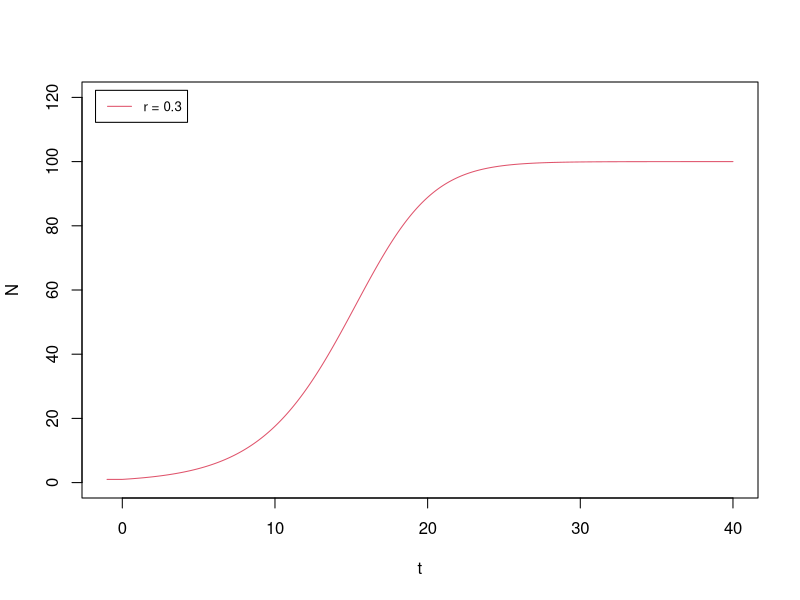
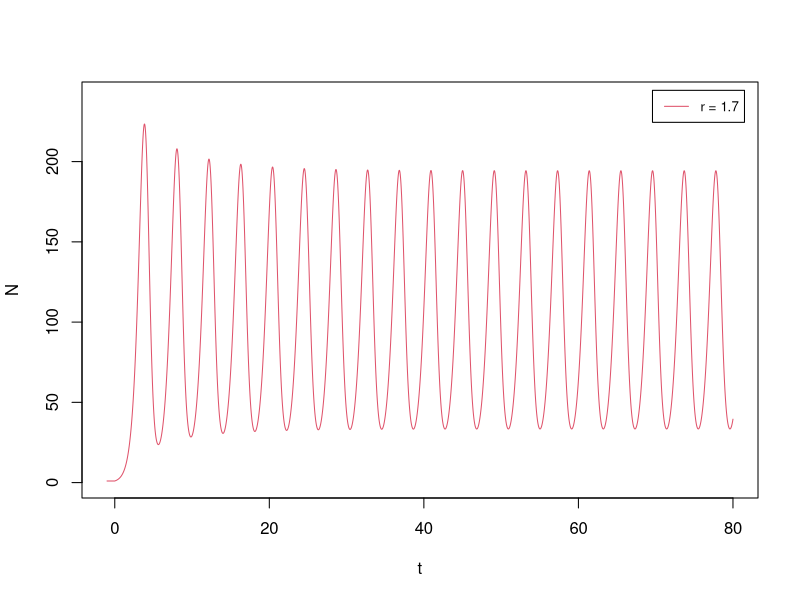
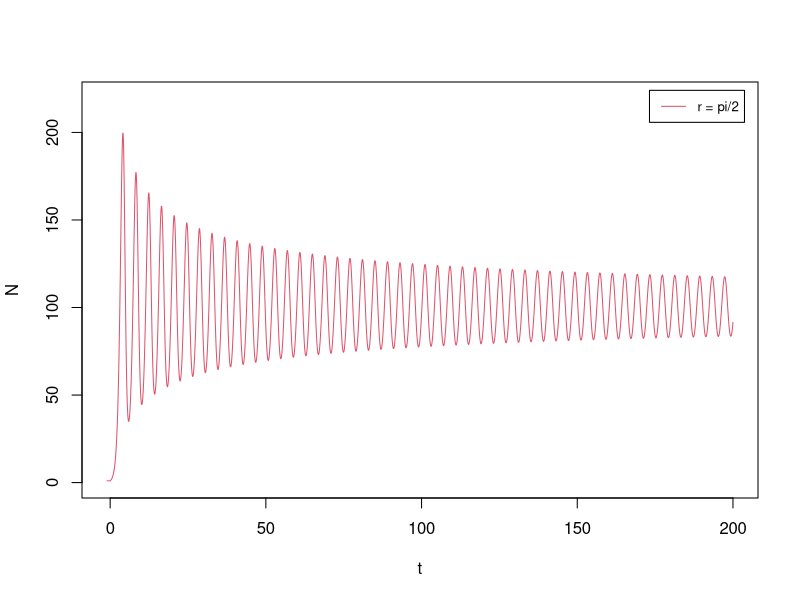
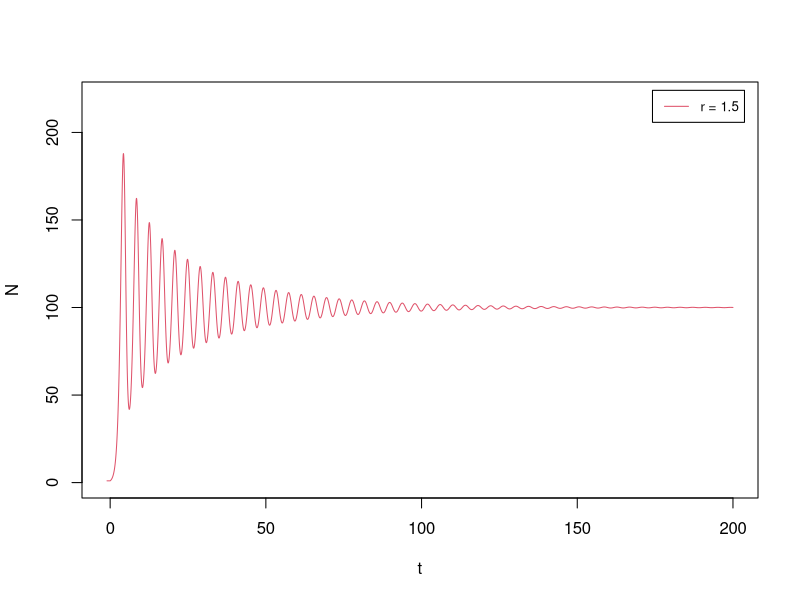
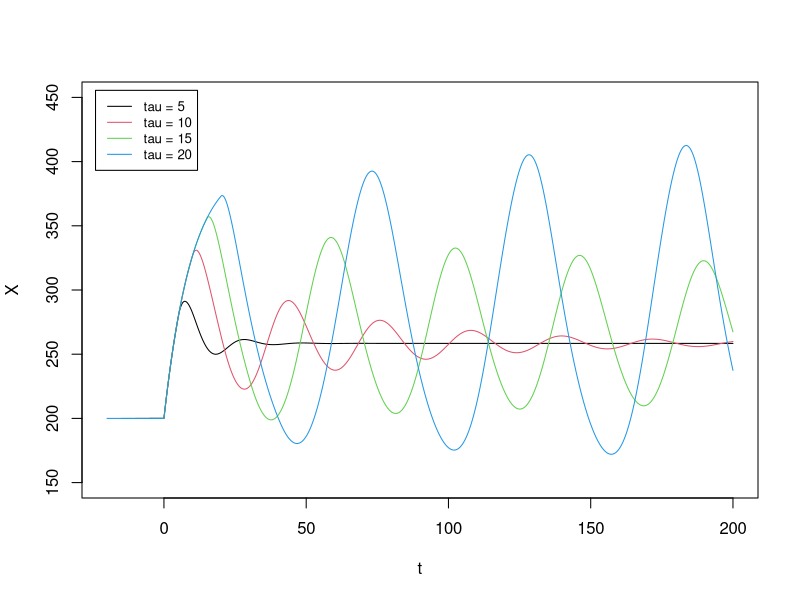
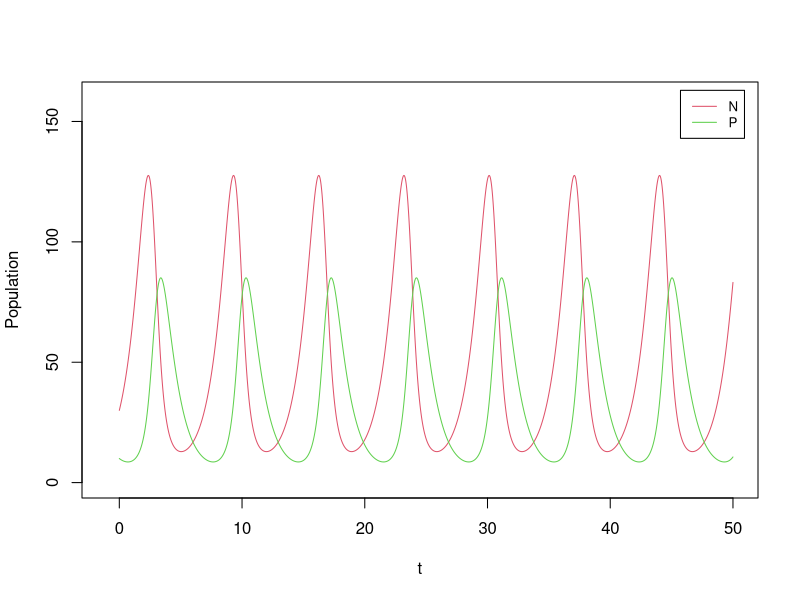
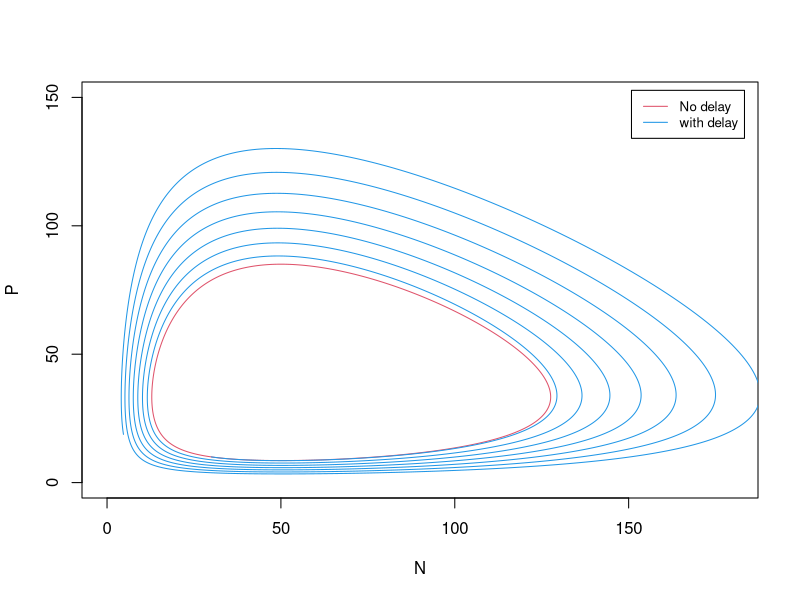

These charts were generated, in order, by the following R code:
## ---- chunk 1
knitr::opts_chunk$set(echo = TRUE)
## ---- chunk 2
# Heun's method for DDEs with a constant time delay
DDE_Heun <- function(derivs, t0, X0, t.total, dt, tau, ...){
  # derivs: the function of the derivatives 
  # t0: initial time
  # X0: initial condition
  # t.total: total simulation time
  # dt: time step size 
  # tau: a constant time delay 
  # (this illustrate will not work for cases using multiple time delays)
  t_all = seq(t0-tau, t.total, by=dt)   # save data for all previous time points too
  n_all = length(t_all)
  X_all = numeric(n_all)
  
  n_delay = as.integer(tau/dt) # number of delay time steps
  X_all[1:(n_delay+1)] = X0   # a constant initial condition between t in [-tau, 0]
  
  for (i in (n_delay+1):(n_all-1)) {
    k1 = dt * derivs(t_all[i],X_all[i],X_all[i-n_delay],...)
    X_all[i+1] = X_all[i] + k1   # X_all_i+1 is first assigned here, so that the function works for tau = 0
    k2 = dt * derivs(t_all[i+1],X_all[i+1], X_all[i+1-n_delay],...)
    X_all[i+1] = X_all[i] + (k1+k2)/2
  }
  return(cbind(t_all, X_all))   # the output is a matrix of t & N(t) for all time steps
}
## ---- chunk 3
# derivative function for delay logistic growth model
# t: time
# N: population size of the current time N(t)
# N_old: population size of the previous time N(t-tau). 
#        We will use the DDE integrator to specify the constant time delay.
# r: parameter, growth rate
# B: parameter, carrying capacity
dN_logistic_delays <- function(t, N, N_old, r, B) {
   return(r*N*(1-N_old/B))
}
## ---- chunk 4
r1 = 0.3
results_4 = DDE_Heun(derivs = dN_logistic_delays, t0 = 0, X0 = 1, t.total = 40, 
                       dt = 0.01, tau = 1, r = r1, B = 100)

plot(results_4[,1], results_4[,2], xlab="t", ylab="N", xlim=c(-1,40), ylim=c(0,120),
     type = "l", col=2)
legend("topleft", inset=0.02, legend = c("r = 0.3"), col=2,lty=1, cex=0.8)
## ---- chunk 5
r2 = 1.7 
results_5 = DDE_Heun(derivs = dN_logistic_delays, t0 = 0, X0 = 1, t.total = 80, 
                       dt = 0.01, tau = 1, r = r2, B = 100)

plot(results_5[,1], results_5[,2], xlab="t", ylab="N", xlim=c(-1,80), ylim=c(0,240),
     type = "l", col=2)
legend("topright", inset=0.02, legend = c("r = 1.7"), col=2,lty=1, cex=0.8)
## ---- chunk 6
r3 = pi/2 
results_6 = DDE_Heun(derivs = dN_logistic_delays, t0 = 0, X0 = 1, t.total = 200, 
                       dt = 0.01, tau = 1, r = r3, B = 100)

plot(results_6[,1], results_6[,2], xlab="t", ylab="N", xlim=c(-1,200), ylim=c(0,220),
     type = "l", col=2)
legend("topright", inset=0.02, legend = c("r = pi/2"), col=2,lty=1, cex=0.8)
## ---- chunk 7
r4 = 1.5
results_7 = DDE_Heun(derivs = dN_logistic_delays, t0 = 0, X0 = 1, t.total = 200, 
                       dt = 0.01, tau = 1, r = r4, B = 100)

plot(results_7[,1], results_7[,2], xlab="t", ylab="N", xlim=c(-1,200), ylim=c(0,220),
     type = "l", col=2)
legend("topright", inset=0.02, legend = c("r = 1.5"), col=2,lty=1, cex=0.8)
## ---- chunk 8
# Definition of the inhibitory Hill function
hill_inh <- function(X,X_th,n) {
  a = (X/X_th)**n
  return(1/(1+a))
}

# DDE derivative function for a one-gene circuit with self-inhibition
# t: current time point
# X: current X level (for t)
# X_old: previous X level (for t - tau)
# g0: parameter, leakage transcriptional rate
# g1: parameter, g0 + g1 is the maximum transcriptional rate
# X_th: parameter, Hill threshold 
# n: parameter, Hill coefficient 
# k: parameter, degradation rate
f_1g_self_inh_delays <- function(t, X, X_old, g0, g1, X_th, n, k) {
   return(g0 + g1 * hill_inh(X_old, X_th, n) - k * X)
}
## ---- chunk 9
plot(NULL, xlab="t", ylab="X",
      xlim=c(-20,200), ylim=c(150,450))

tau_all = seq(5,20,5)
label_all = paste0("tau = ", tau_all)
ntau = length(tau_all)

ind = 1
for(tau in tau_all){
  results = DDE_Heun(derivs = f_1g_self_inh_delays, t0 = 0, X0 = 200, t.total = 200, 
                       dt = 0.01, tau = tau, g0 = 10, g1 = 60, X_th = 200,
                       n = 4, k = 0.1)
  lines(results[,1], results[,2], type = "l", col = ind)
  ind = ind + 1
}
legend("topleft", inset=0.02, legend = label_all,
       col=1:ntau, lty=1, cex=0.8)
## ---- chunk 10
# derivatives of the Lotka-Volterra model with two time delays
# Xs_old inputs the previous system levels
derivs_LV_delays <- function(t, Xs, Xs_old, a, b, c, d) {
  N = Xs[1]
  P = Xs[2]
  N_old = Xs_old[1]
  P_old = Xs_old[2]
  dNdt = N * (a- b*P_old)
  dPdt = P * (c*N_old - d)
  return(c(dNdt, dPdt))
}
## ---- chunk 11
# Heun's method for DDEs with a constant time delay (for a generic multi-variable system)
DDE_Heun_generic <- function(derivs, t0, X0, t.total, dt, tau, ...){
  # derivs: the function of the derivatives 
  # t0: initial time
  # X0: initial condition (vector)
  # t.total: total simulation time
  # dt: time step size 
  # tau: a constant time delay 
  # (this illustrate will not work for cases using multiple time delays)
  t_all = seq(t0-tau, t.total, by=dt)   # save data for all previous time points too
  nt_all = length(t_all)
  nx = length(X0)
  X_all = matrix(0, nrow = nt_all, ncol = nx)
  
  n_delay = as.integer(tau/dt) # number of delay time steps
  for (i in 1:(n_delay + 1)){
    X_all[i,] = X0   # a constant initial condition between t in [-tau, 0]
  }
  
  for (i in (n_delay+1):(nt_all-1)) {
    k1 = dt * derivs(t_all[i],X_all[i,],X_all[i-n_delay,],...)
    X_all[i+1,] = X_all[i,] + k1   # X_all_i+1 is first assigned here, so that the function works for tau = 0
    k2 = dt * derivs(t_all[i+1],X_all[i+1,], X_all[i+1-n_delay,],...)
    X_all[i+1,] = X_all[i,] + (k1+k2)/2
  }
  return(cbind(t_all, X_all))   # the output is a matrix of t & X(t) for all time steps
}
## ---- chunk 12
a = 1; b = 0.03; c = 0.02; d = 1
X0 = c(30, 10)
# without time delay tau = 0
results_LV_nodelay = DDE_Heun_generic(derivs = derivs_LV_delays, t0 = 0, X0 = X0, t.total = 50, 
                       dt = 0.01, tau = 0, a, b, c, d)

plot(results_LV_nodelay[,1], results_LV_nodelay[,2], xlab="t", ylab="Population", xlim=c(-1,50), ylim=c(0,160),
     type = "l", col=2)
lines(results_LV_nodelay[,1], results_LV_nodelay[,3], col = 3)
legend("topright", inset=0.02, legend = c("N", "P"), col=c(2,3),lty=1, cex=0.8)
## ---- chunk 13
# with time delay tau = 0.01
results_LV_delay = DDE_Heun_generic(derivs = derivs_LV_delays, t0 = 0, X0 = X0, t.total = 50, 
                       dt = 0.01, tau = 0.01, a, b, c, d)

plot(results_LV_nodelay[,2], results_LV_nodelay[,3], xlab="N", ylab="P", xlim=c(0,180), ylim=c(0,150),
     type = "l", col=2)
lines(results_LV_delay[,2],results_LV_delay[,3], col =4)
legend("topright", inset=0.02, legend = c("No delay", "with delay"), col=c(2,4),lty=1, cex=0.8)
